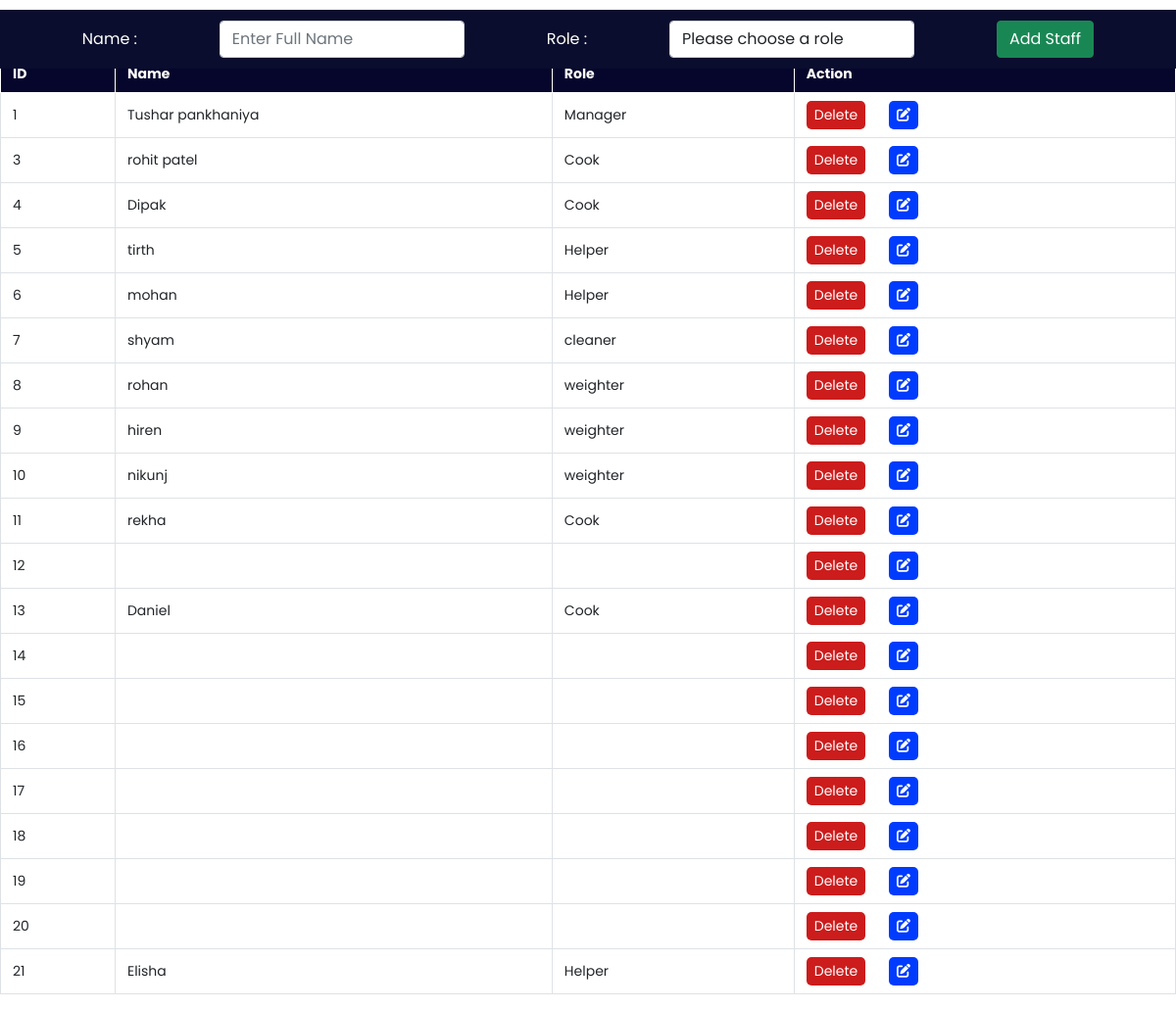
Before: /admin/staff.php with the older database file.
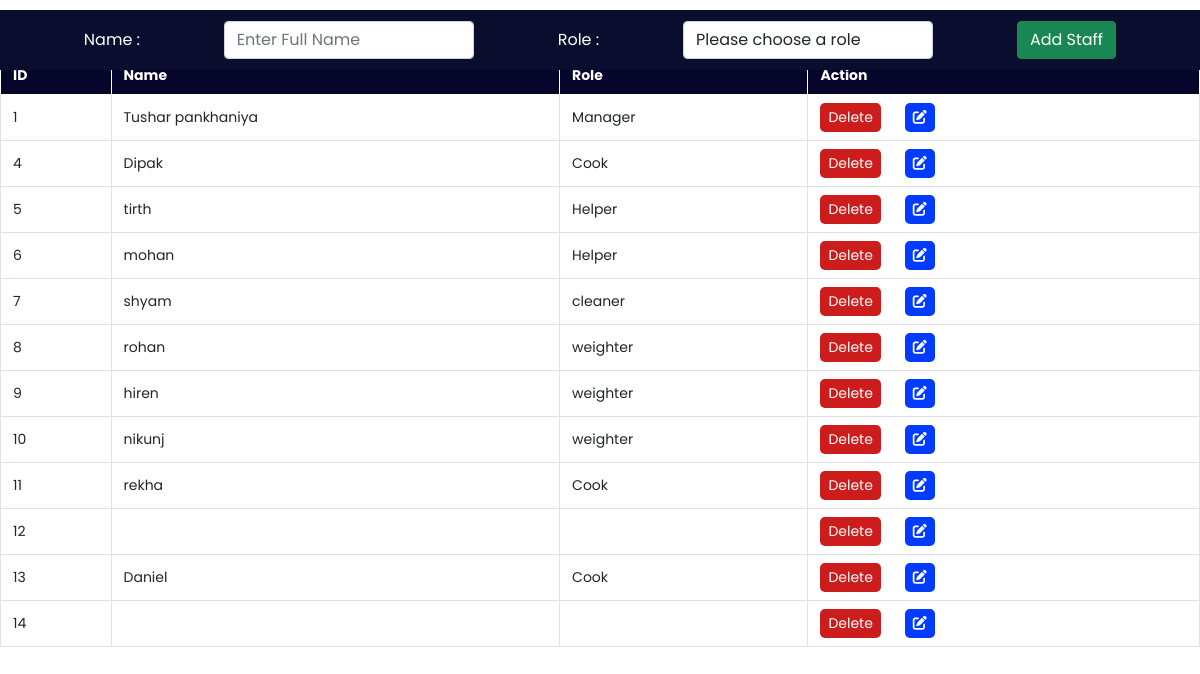
After: the same page with the newer database file.
### tables this page shows
CREATE TABLE `staff` (
  `id` int(30) NOT NULL,
  `name` varchar(30) NOT NULL,
  `work` varchar(30) NOT NULL,
  `user_id` int(11) DEFAULT NULL
);

### admin/staff.php (the view, shortened to what this page needs)
<?php
include '../config.php';
?>
<!DOCTYPE html>
<html lang="en">
<head>
    <link href="https://cdn.jsdelivr.net/npm/bootstrap@5.0.2/dist/css/bootstrap.min.css" rel="stylesheet">
    <link rel="stylesheet" href="https://cdnjs.cloudflare.com/ajax/libs/font-awesome/6.0.0-beta3/css/all.min.css">
    <link rel="stylesheet" href="css/staff.css">
</head>
<body>
    <div class="addroomsection">
        <form action="" method="POST">
            <label for="troom">Name :</label>
            <input type="text" name="staffname" class="form-control" required placeholder="Enter Full Name">
            <label for="bed">Role :</label>
            <select name="staffwork" class="form-control" required>
                <option value="" disabled selected>Please choose a role</option>
            </select>
            <button type="submit" class="btn btn-success" name="addstaff">Add Staff</button>
        </form>
    </div>
    <div class="roombooktable table-responsive-xl">
        <h2 class="text-center">Staff</h2>
        <table class="table table-bordered" id="table-data">
            <thead>
                <tr>
                    <th scope="col">ID</th>
                    <th scope="col">Name</th>
                    <th scope="col">Role</th>
                    <th scope="col">Action</th>
                </tr>
            </thead>
            <tbody>
                <?php
                $sql = "SELECT * FROM staff";
                $re = mysqli_query($conn, $sql);
                while ($row = mysqli_fetch_array($re)) {
                    echo "<tr>
                            <td>" . $row['id'] . "</td>
                            <td>" . htmlspecialchars($row['name']) . "</td>
                            <td>" . htmlspecialchars($row['work']) . "</td>
                            <td class='action'>
                                <a href='staffdelete.php?id=" . $row['id'] . "'><button class='delete-btn'>Delete</button></a>
                                <button class='edit-btn' data-bs-toggle='modal' data-bs-target='#editModal'
                                data-id='" . $row['id'] . "' data-name='" . htmlspecialchars($row['name']) . "'
                                data-work='" . htmlspecialchars($row['work']) . "'><i class='fas fa-edit'></i></button>
                            </td>
                          </tr>";
                }
                ?>
            </tbody>
        </table>
    </div>
</body>
</html>

Changed rows visible on the page:
removed staff: id "3", name "rohit patel", work "Cook"
removed staff: id "15"
removed staff: id "16"
removed staff: id "17"
removed staff: id "18"
removed staff: id "19"
removed staff: id "20"
removed staff: id "21", name "Elisha", work "Helper"
